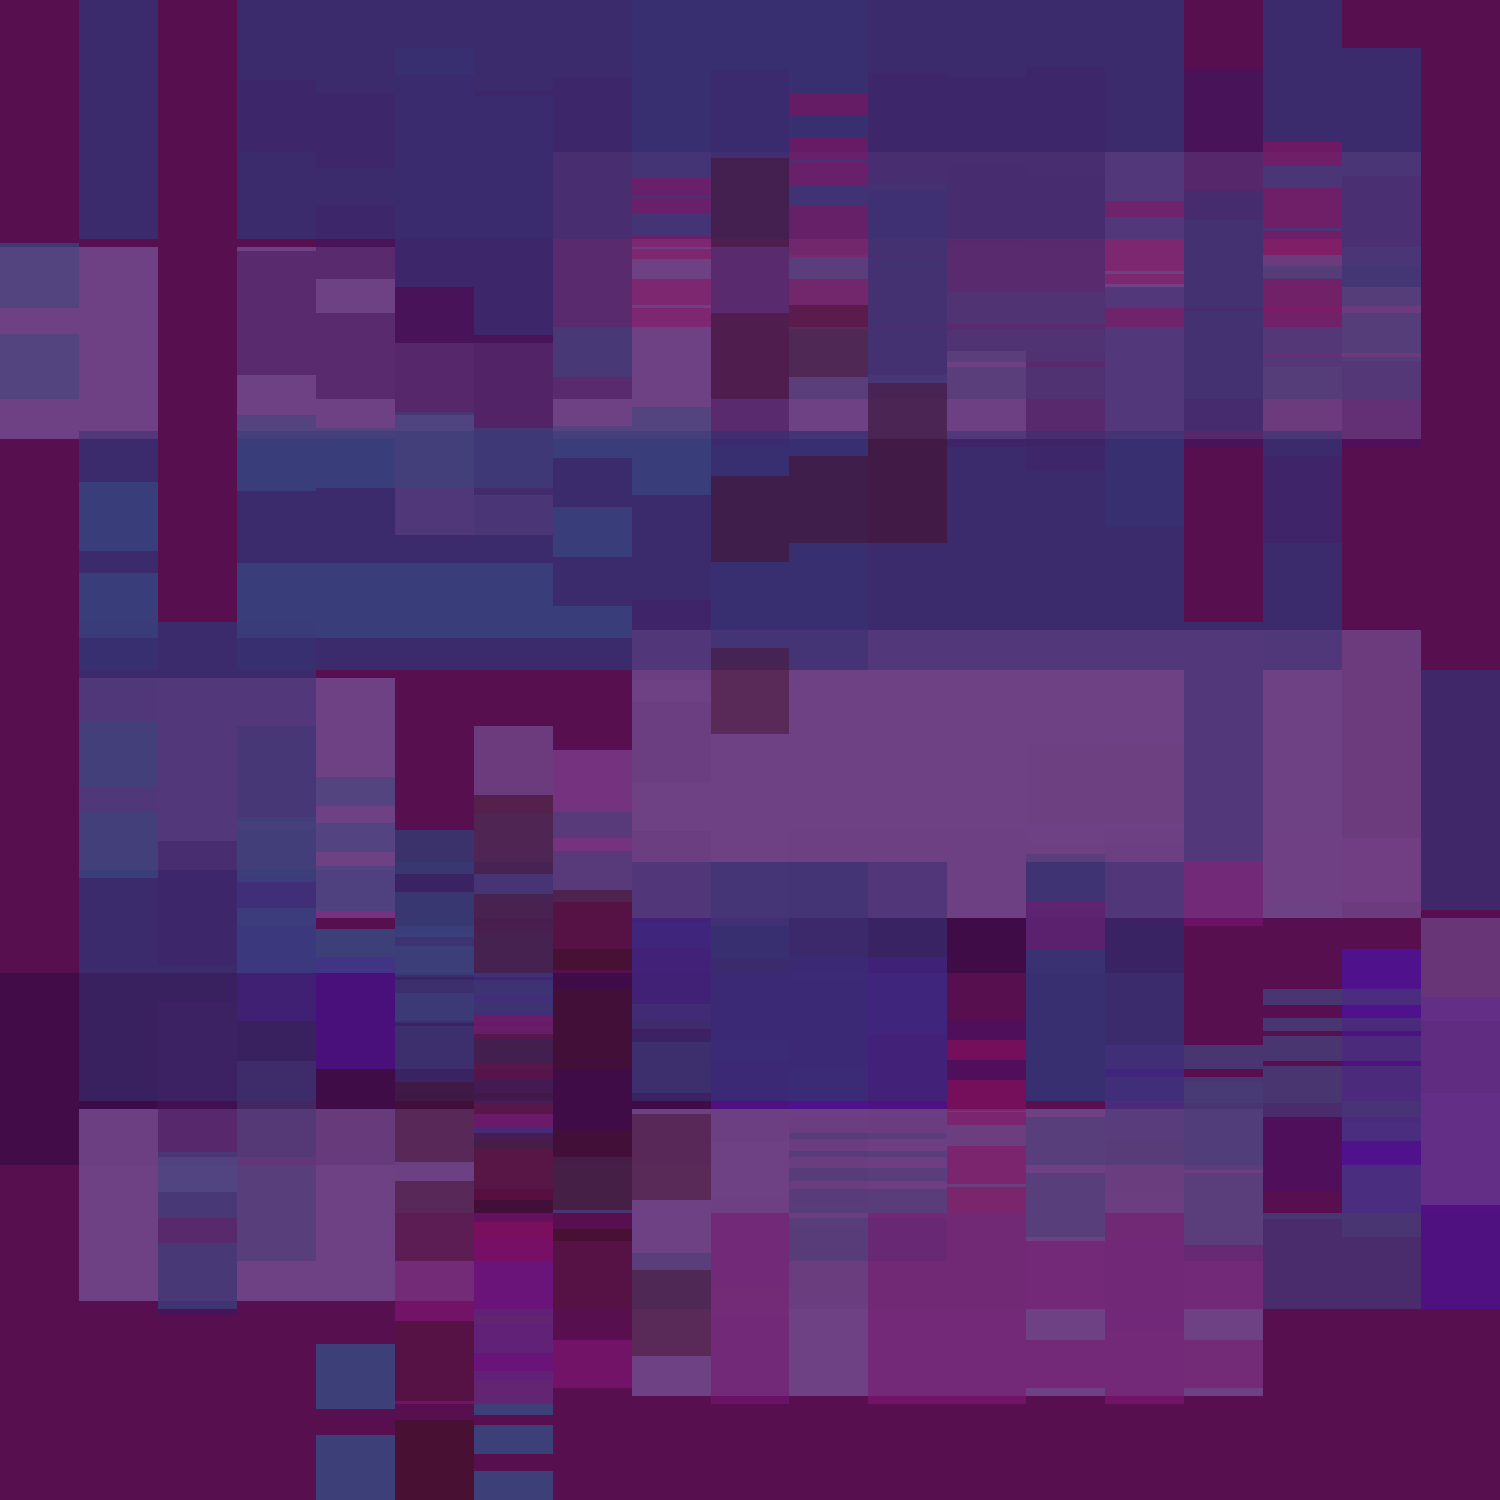

Here is the R script that generated this plot:
# Load packages -----------------------------------------------------------

library(tidyverse)
library(ggview)
library(PrettyCols)


# Load data ---------------------------------------------------------------

tuesdata <- tidytuesdayR::tt_load("2026-02-10")
schedule <- tuesdata$schedule


# Data wrangling ----------------------------------------------------------

plot_data <- schedule |>
  select(discipline_name,
    start_date = start_datetime_local,
    end_date = end_datetime_local, start_time, end_time
  ) |>
  mutate(
    start_date = as_datetime(as_date(start_date)),
    end_date = as_datetime(paste0(as_date(end_date), "23:59:59"))
  )


# Plot --------------------------------------------------------------------

p0 <- ggplot(data = plot_data) +
  geom_rect(
    mapping = aes(
      xmin = start_date, xmax = end_date,
      ymin = start_time, ymax = end_time,
      fill = discipline_name
    ),
    alpha = 0.5
  ) +
  scale_x_datetime() +
  scale_y_time()

p0 + 
  scale_fill_pretty_d("Velvet") +
  coord_cartesian(expand = FALSE) +
  theme_void() +
  theme(legend.position = "none") +
  canvas(
    width = 5, height = 5,
    units = "in", bg = "#570F4F",
    dpi = 300
  ) -> p


# Save --------------------------------------------------------------------

save_ggplot(
  plot = p,
  file = file.path("2026", "2026-02-10", paste0("20260210", ".png"))
)
